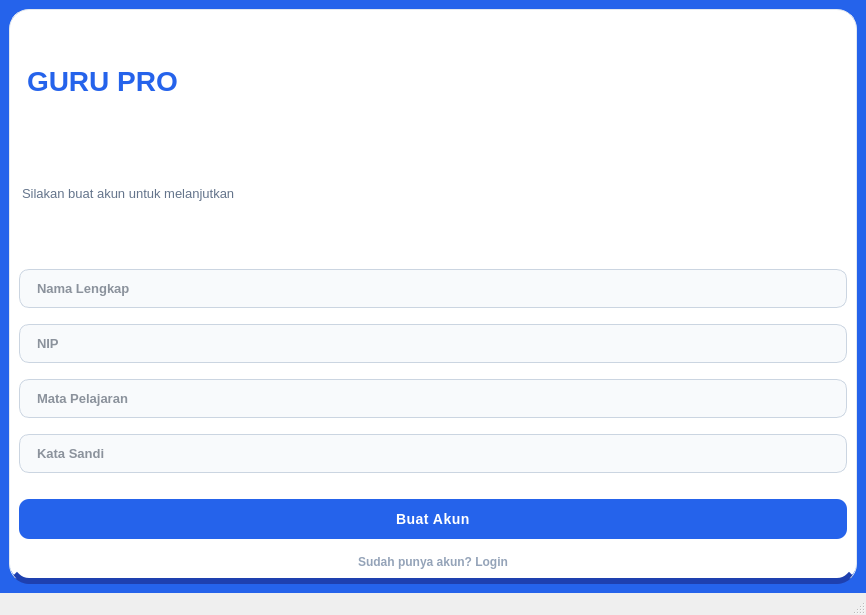
<?xml version="1.0" encoding="UTF-8"?>
<ui version="4.0">
 <class>MainWindow</class>
 <widget class="QMainWindow" name="MainWindow">
  <property name="geometry">
   <rect>
    <x>0</x>
    <y>0</y>
    <width>866</width>
    <height>615</height>
   </rect>
  </property>
  <property name="windowTitle">
   <string>MainWindow</string>
  </property>
  <widget class="QWidget" name="bgSignUp">
   <property name="styleSheet">
    <string notr="true">/* ============================================================
   HALAMAN SIGN UP / REGISTRASI (GURU PRO - FINAL)
   ============================================================ */

/* 1. BACKGROUND UTAMA (BIRU SOLID) */
/* PENTING: Pastikan objectName background kamu diubah jadi 'bgSignUp' */
QWidget#bgSignUp {
    background-color: #2563EB; /* Biru Branding */
}

/* 2. KARTU FORM (PUTIH MELAYANG) */
/* Pastikan objectName frame kartu kamu: cardSignUp */
QFrame#cardSignUp {
    background-color: #FFFFFF;
    border-radius: 20px;       /* Sudut membulat */
    border: 1px solid #E2E8F0;
    
    /* Efek Bayangan Timbul di Bawah */
    border-bottom: 6px solid #1E40AF; 
}

/* 3. HEADER TEKS (JUDUL) */
QLabel#lblJudul {
    color: #2563EB;        /* Biru */
    font-family: &quot;Segoe UI&quot;, sans-serif;
    font-size: 28px;
    font-weight: 900;      /* Extra Bold */
    qproperty-alignment: AlignCenter;
    margin-top: 10px;
    margin-bottom: 5px;
}

QLabel#lblSubJudul {
    color: #64748B;        /* Abu-abu Slate */
    font-size: 13px;
    qproperty-alignment: AlignCenter;
    margin-bottom: 20px;
}

/* 4. INPUT FIELD (SEMUA KOTAK ISIAN) */
/* Ini otomatis berlaku untuk Nama, NIP, Mapel, &amp; Password */
QLineEdit {
    background-color: #F8FAFC;   /* Abu sangat muda */
    border: 1px solid #CBD5E1;   /* Garis tepi halus */
    border-radius: 10px;
    padding: 10px 15px;          /* Jarak teks ke dalam */
    font-size: 13px;
    color: #1E293B;              /* Teks gelap */
    font-weight: 600;
    margin-bottom: 10px;         /* Jarak antar kolom input */
}

/* Efek saat kolom diklik/diketik (Fokus) */
QLineEdit:focus {
    border: 2px solid #2563EB;   /* Bingkai berubah Biru */
    background-color: #FFFFFF;   /* Background jadi Putih bersih */
}

/* 5. TOMBOL DAFTAR (TOMBOL UTAMA) */
QPushButton#btnDaftar {
    background-color: #2563EB;
    color: white;
    border: none;
    border-radius: 10px;
    font-size: 14px;
    font-weight: 800;    /* Tebal */
    padding: 12px;
    margin-top: 10px;
    letter-spacing: 0.5px;
}

/* Efek Hover Tombol Daftar */
QPushButton#btnDaftar:hover {
    background-color: #1D4ED8; /* Biru lebih gelap */
    margin-top: 12px;          /* Efek tombol ditekan ke bawah */
    padding-bottom: 10px;
    border-bottom: none;
}
QPushButton#btnDaftar:pressed {
    background-color: #1E3A8A;
}

/* 6. TOMBOL KEMBALI KE LOGIN (LINK STYLE) */
/* Pastikan ini PushButton, bukan Label */
QPushButton#btnKembaliLogin {
    background-color: transparent;
    border: none;
    color: #94A3B8;      /* Abu-abu soft */
    font-size: 12px;
    font-weight: 600;
    margin-top: 10px;
    text-align: center;
}

/* Efek saat mouse diarahkan ke teks login */
QPushButton#btnKembaliLogin:hover {
    color: #2563EB;             /* Berubah Biru */
    text-decoration: underline; /* Garis bawah */
    cursor: pointer;
}</string>
   </property>
   <layout class="QGridLayout" name="gridLayout">
    <item row="0" column="0">
     <widget class="QFrame" name="cardSignUp">
      <property name="minimumSize">
       <size>
        <width>400</width>
        <height>450</height>
       </size>
      </property>
      <property name="frameShape">
       <enum>QFrame::Shape::StyledPanel</enum>
      </property>
      <property name="frameShadow">
       <enum>QFrame::Shadow::Raised</enum>
      </property>
      <layout class="QVBoxLayout" name="verticalLayout">
       <item>
        <widget class="QLabel" name="lblJudul">
         <property name="text">
          <string>GURU PRO</string>
         </property>
        </widget>
       </item>
       <item>
        <widget class="QLabel" name="lblSubJudul">
         <property name="text">
          <string>Silakan buat akun untuk melanjutkan</string>
         </property>
        </widget>
       </item>
       <item>
        <widget class="QLineEdit" name="inputNamaReg">
         <property name="placeholderText">
          <string>Nama Lengkap</string>
         </property>
        </widget>
       </item>
       <item>
        <widget class="QLineEdit" name="inputNipReg">
         <property name="text">
          <string/>
         </property>
         <property name="placeholderText">
          <string>NIP</string>
         </property>
        </widget>
       </item>
       <item>
        <widget class="QLineEdit" name="inputMapelReg">
         <property name="placeholderText">
          <string>Mata Pelajaran</string>
         </property>
        </widget>
       </item>
       <item>
        <widget class="QLineEdit" name="inputPassReg">
         <property name="text">
          <string/>
         </property>
         <property name="placeholderText">
          <string>Kata Sandi</string>
         </property>
        </widget>
       </item>
       <item>
        <widget class="QPushButton" name="btnDaftar">
         <property name="text">
          <string>Buat Akun</string>
         </property>
         <property name="flat">
          <bool>true</bool>
         </property>
        </widget>
       </item>
       <item>
        <widget class="QPushButton" name="btnKembaliLogin">
         <property name="text">
          <string>Sudah punya akun? Login</string>
         </property>
         <property name="flat">
          <bool>true</bool>
         </property>
        </widget>
       </item>
      </layout>
     </widget>
    </item>
   </layout>
  </widget>
  <widget class="QMenuBar" name="menubar">
   <property name="geometry">
    <rect>
     <x>0</x>
     <y>0</y>
     <width>866</width>
     <height>33</height>
    </rect>
   </property>
  </widget>
  <widget class="QStatusBar" name="statusbar"/>
 </widget>
 <resources/>
 <connections/>
</ui>
